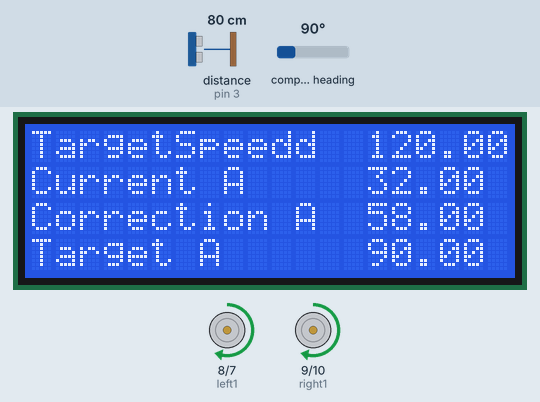
Simulated run of this sketch. Board: Arduino Uno, built with avr-gcc and run on an emulated ATmega328P. Shown: 20×4 character LCD, motor-driver pin pairs drawn as motors (green arrow = first pin HIGH = forward, orange = second pin HIGH = backward, longer = more drive, scaled by the enable pin). Wiring (inferred from the names in the program): ultrasonic range finder: trigger pin 4; echo pin 3; QMC5883L compass at I2C address 0x0D; MPU-6050 motion sensor at I2C address 0x68. Inputs (shaded band) come from the test bench; at power-on: compass heading 90°, distance to the obstacle (sensor on pin 3) 80 cm. The echo pulse lasts 58.3 µs per cm; what the sketch prints to the serial monitor is not drawn.

Above: at 2.3 s.
2.4 s: compass heading set to 180°
At 3.3 s:
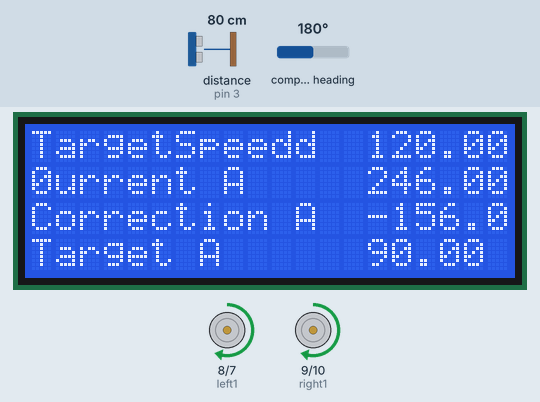
4.1 s: compass heading set to 7°
At 5.5 s:
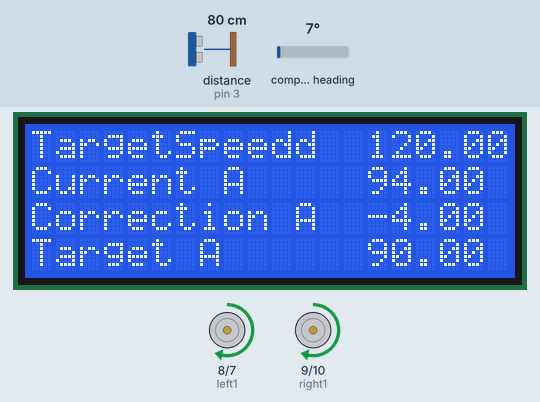
5.9 s: compass heading set to 269°
At 7.2 s:
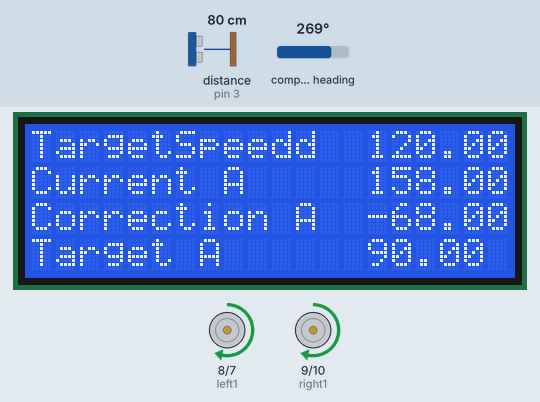
Timing chart, 0 to 8.9 s (numbered marks = the images above; inputs shaded):
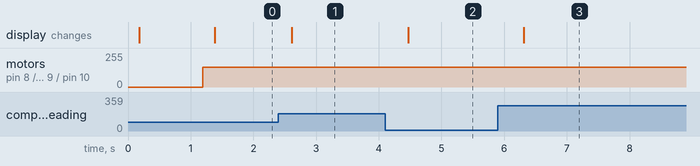

The sketch:

mazeControl.ino
```cpp
/*   Drive Control 2
By Chris Fischer
Based on Drive Control -- same principal, but cleaned up
Read data from serial and use to control direction and speed.
Direction is compared to a MPU6050 6 axis accelerometer
Nominal speed is controlled by motor PWM controls

Speed is coded as 10xxx where xxx is speed (max 255)
Angle is coded as 20xxx where xxx is the target angle (0-359)

Ascii values should be sent with '<' and '>' as start and end
characters, respectively.

So a speed of 155 should use the ascii string
<10155>
An angle of 97 should use the ascii string
<20097>

*/
#include "Setup.h"
/*
float currentAngle; //if MPU6050 is flat, angle = Z = yaw
float targetAngle = 0;
float deltaAngle;
int targetSpeed = 0;
int speedCorrection;
int correctionAngle;
float angleTolerance = 7.0;*/


void loop() {
  currentAngle = readCompassAzimuth();
  time=millis();
  targetSpeed=120;
  targetAngle=90;
  //correctionAngle = 90;
  moveControl();
  /*
  if(time>10000){
    moveControl();
  }else{
    stopCar();
  }
  */
    /*digitalWrite(rightEnable,HIGH);
    digitalWrite(leftEnable,HIGH);
    analogWrite(right1, 255);
    analogWrite(right2, 0);
    analogWrite(left2, 255);
    analogWrite(left1, 0);*/

  // compare current speed and direction to target speed and direction
  // if they don't match, call moveContol
  lcdStatus(spdCol,spdRow,"TargetSpeed",float(targetSpeed));
  lcdStatus(actCol,actRow,"Current A",float(currentAngle));
  lcdStatus(corrCol,corrRow,"Correction A",float(correctionAngle));
  lcdStatus(tarCol,tarRow,"Target A",float(targetAngle));

  digitalWrite(trigPin, LOW);
	delayMicroseconds(2);
	digitalWrite(trigPin, HIGH);
	delayMicroseconds(10);
	digitalWrite(trigPin, LOW);
  duration = pulseIn(echoPin, HIGH);
  distance = (duration*.0343)/2;
  //Serial.print("Distance: ");
	Serial.println(distance);
	delay(100);


  }
```

Setup.h
```cpp
//#include <Adafruit_MPU6050.h>
//#include <Adafruit_Sensor.h>
#include <Wire.h>  // I2C communication
#include <LiquidCrystal_I2C.h>  // librar for I2C 2 row x 16 column LCD
LiquidCrystal_I2C lcd(0x27,20,4);  // set the LCD address to 0x27 for a 20 column and 4 line display

const int echoPin=3;
const int trigPin=4;
float duration, distance;

const int baudRate = 9600;
long time;
// const int baudRate = 115200;

// accelerometer variables
const int MPU = 0x68; // MPU6050 I2C address
float AccX, AccY, AccZ; //linear acceleration
//float GyroX, GyroY, GyroZ; //angular velocity
//float accAngleX, accAngleY, gyroAngleX, gyroAngleY, gyroAngleZ; //used in void loop()
//float roll, pitch, yaw;
float AccErrorX, AccErrorY, GyroErrorX, GyroErrorY, GyroErrorZ;

float elapsedTime, currentTime, previousTime;
int c = 0;
float proportionalRate = .1; //speed adjustment per degree of error
float maxRate = 120;
long int maxDuration = 600000;  // run duration in ms

const int maxSpeed = 180; //max PWM value written to motor speed pin. It is typically 255.
const int minSpeed = 150; //min PWM value at which motor moves

float currentAngle; //if MPU6050 is flat, angle = Z = yaw
float targetAngle = 0;
float deltaAngle;
int targetSpeed = 0;
int speedCorrection;
int correctionAngle;
float angleTolerance = 10;
int dataIsSpeed = 0;
int dataIsAngle = 0;
// lcd display variables
int spdRow=0, spdCol=14, tarRow=3,tarCol=14,actRow=1,actCol=14, corrRow=2, corrCol=14;


// for an H bridge with single pin direction control, use only pins left1 and right1
//const int left1 = 4;  //for L298N control
const int left1 = 8; // MD20A control
const int left2 = 7;     // ignored in MD20A
//const int right1 = 7;   // for L298n control
const int right1 = 9;  // for MD20A
const int right2 = 10;    // ignored in MD20A

//int rightForward = 10; //7
//int rightReverse = 9; //6
//int rightEnable = 11; //3

//int leftReverse = 8; //7
//int leftForward = 7; //6
//int leftEnable = 6; //3


// const int leftSpeed = 10;  // L298N
const int leftEnable = 6;      // MD20A
// const int rightSpeed = 11;   //L298N
const int rightEnable = 11;   // MD20A

int leftSpeedVal, rightSpeedVal;

// *** variables for new readSerial2.h
const byte buffSize = 40;
char inputBuffer[buffSize];
const char startMarker = '<';
const char endMarker = '>';
byte bytesRecvd = 0;
boolean readInProgress = false;
boolean newDataFromPC = false;
long int readValue, actValue; // maximum value of an standard integer is 32767.
char messageFromPC[buffSize] = {0};

// **** end new variable block

//#include "gyro.h"
#include "movement.h"
//#include "readSerial.h"
//#include "readSerial2.h"


// delaring variables for readSerial3 library
const byte numChars = 32;
char receivedChars[numChars];
boolean newData = false;
#include "readSerial3.h"   // read serial function from arduino website
#include "compassRead.h"   // read azimuth angle from compass chip
#include "LCDStatus.h"     // library to write to LCD display


const int buttonPin = 2;

void setup() {
  pinMode(trigPin, OUTPUT);
	pinMode(echoPin, INPUT);

  time=millis();
  Serial.begin(baudRate);
  //Serial.println("started");
  // setup I2C communication with accelerometer
  Wire.begin();                      // Initialize comunication
  Wire.beginTransmission(MPU);       // Start communication with MPU6050 // MPU=0x68
  Wire.write(0x6B);                  // Talk to the register 6B
  Wire.write(0x00);                  // Make reset - place a 0 into the 6B register
  Wire.endTransmission(true);        //end the transmission
  // Call this function if you need to get the IMU error values for your module
 // calculateError();
  // initialize compass - define I2S and error
  compassSetup();
  // get the initial compass angle
  currentAngle = readCompassAzimuth();

  pinMode(right1, OUTPUT);
  digitalWrite(right1,LOW);
  pinMode(right2, OUTPUT);
  digitalWrite(right2,LOW);
  pinMode(rightEnable, OUTPUT);

  pinMode(left1, OUTPUT);
  digitalWrite(left1,LOW);
  pinMode(left2, OUTPUT);
  digitalWrite(left2,LOW);
  pinMode(leftEnable, OUTPUT);


  // setup LCD Display
  lcd.init();
  lcd.clear();
  lcd.backlight();      // Make sure backlight is on

  pinMode(buttonPin,INPUT);   // start button on Aduino
  Serial.println("<Arduino is ready>");
  analogWrite(leftEnable, 100);
  analogWrite(rightEnable, 100);
  //spdRow = 0;
  //lcd.setCursor(0,spdRow);
  //lcd.print("Target speed");
  //spdCol = 14;
  //lcd.setCursor(spdCol,spdRow);
  //lcd.print(targetSpeed);
  lcdStatus(14,0,"Target speed", float(targetSpeed));
  lcdStatus(14,1,"Current A", float(currentAngle));
  lcdStatus(14,2,"Correction A",float(correctionAngle));
  targetAngle = currentAngle + correctionAngle;
  //lcd.print(targetAngle);
  lcdStatus(14,3,"Target A ",float(targetAngle));
  delay(1000);


}
```

compassRead.h
```cpp
// developed as CompasAzimuthWithCorrection
// converted to a library to incorporate into DriveControl
//  Chris Fischer November 27, 2024

#include <Wire.h> //I2C Arduino Library
//uncomment the max and min values.   Rotate the compass chip throug
// 360 degrees plus vertical.   Record the max, and min.   Calculate the
// average.   Enter the averages as offset values.
// program assumes board is oriented horizontally (xz plane).


#define addr 0x0D //I2C Address for The HMC5883
//#define addr 0x1C
int xMax = -9999, yMax = -9999, zMax = -9999;
int xMin = 9999, yMin = 9999, zMin = 9999;
//int xOffset = 3228, yOffset = 1403, zOffset = 1369;
int xOffset = -1482, yOffset = -1151, zOffset = 684;

int compassZero = 0;

void compassSetup() {
  int readCompassAzimuth();

  Serial.begin(9600);
  Wire.begin();


  Wire.beginTransmission(addr); //start talking
  Wire.write(0x0B); // Tell the HMC5883 to Continuously Measure
  Wire.write(0x01); // Set the Register
  Wire.endTransmission();
  Wire.beginTransmission(addr); //start talking
  Wire.write(0x09); // Tell the HMC5883 to Continuously Measure
  Wire.write(0x1D); // Set the Register
  Wire.endTransmission();
  compassZero = readCompassAzimuth();
}

int readCompassAzimuth() {

  int x, y, z, a; //triple axis data

  //Tell the HMC what regist to begin writing data into


  Wire.beginTransmission(addr);
  Wire.write(0x00); //start with register 3.
  Wire.endTransmission();

  //Read the data.. 2 bytes for each axis.. 6 total bytes
  Wire.requestFrom(addr, 6);
  delay(10);
  if (6 <= Wire.available()) {
    x = Wire.read(); //MSB  x
    x |= Wire.read() << 8; //LSB  x)
    z = Wire.read(); //MSB  z
    z |= Wire.read() << 8; //LSB z
    y = Wire.read(); //MSB y
    y |= Wire.read() << 8; //LSB y

    x = x - xOffset;
    y = y - yOffset;
    z = z - zOffset;


/*
// record max and min values for calibration
    if(x > xMax){xMax = x;}
    if(x < xMin){xMin = x;}
    if(y > yMax){yMax = y;}
    if(y < yMin){yMin = y;}
    if(z > zMax){zMax = z;}
    if(z < zMin){zMin = z;}
  Serial.print("X max: ");
  Serial.println(xMax);
  Serial.print("X min: ");
  Serial.println(xMin);
  Serial.print("Y max: ");
  Serial.println(yMax);
  Serial.print("Y min: ");
  Serial.println(yMin);
  Serial.print("Z max: ");
  Serial.println(zMax);
  Serial.print("Z min: ");
  Serial.println(zMin);

   //uncomment to calibrate
  Serial.print("Xavg: ");
  Serial.println((xMax+xMin)/2.0);
  Serial.print("Yavg: ");
  Serial.println((yMax+yMin)/2.0);
  Serial.print("Zavg: ");
  Serial.println((zMax+zMin)/2.0);
*/
  }


  // Show Values
  /*
  Serial.print("\nX/Y/Z values: ");
  Serial.print(x - xOffset);
  Serial.print(", ");
  Serial.print(y-yOffset);
  Serial.print(", ");
  Serial.print(z - zOffset);
 */

  a = int(atan2(double(x),double(z))*180.000/3.1415);
  //a = int(atan2(double(y),double(x))*180.000/3.1415);
  //a = a - compassZero;
  if(a < 0){a = 360 + a;}

  Serial.print("A Value: ");
  Serial.println(a);
  Serial.println(" ");
  //delay(1000);

  return(a);


}


// developed as CompasAzimuthWithCorrection
// converted to a library to incorporate into DriveControl
//  Chris Fischer November 27, 2024
/*
#include <Wire.h> //I2C Arduino Library
//uncomment the max and min values.   Rotate the compass chip throug
// 360 degrees plus vertical.   Record the max, and min.   Calculate the
// average.   Enter the averages as offset values.
// program assumes board is oriented horizontally (xz plane).


#define addr 0x0D //I2C Address for The HMC5883
//#define addr 0x1C
int xMax = -9999, yMax = -9999, zMax = -9999;
int xMin = 9999, yMin = 9999, zMin = 9999;
//int xOffset = 3228, yOffset = 1403, zOffset = 1369;
int xOffset = -3562, yOffset = -793, zOffset = -367;

int compassZero = 0;

void compassSetup() {
  int readCompassAzimuth();

  Serial.begin(9600);
  Wire.begin();


  Wire.beginTransmission(addr); //start talking
  Wire.write(0x0B); // Tell the HMC5883 to Continuously Measure
  Wire.write(0x01); // Set the Register
  Wire.endTransmission();
  Wire.beginTransmission(addr); //start talking
  Wire.write(0x09); // Tell the HMC5883 to Continuously Measure
  Wire.write(0x1D); // Set the Register
  Wire.endTransmission();
  compassZero = readCompassAzimuth();
}

int readCompassAzimuth() {

  int x, y, z, a; //triple axis data

  //Tell the HMC what regist to begin writing data into


  Wire.beginTransmission(addr);
  Wire.write(0x00); //start with register 3.
  Wire.endTransmission();

  //Read the data.. 2 bytes for each axis.. 6 total bytes
  Wire.requestFrom(addr, 6);
  delay(10);
  if (6 <= Wire.available()) {
    x = Wire.read(); //MSB  x
    x |= Wire.read() << 8; //LSB  x)
    z = Wire.read(); //MSB  z
    z |= Wire.read() << 8; //LSB z
    y = Wire.read(); //MSB y
    y |= Wire.read() << 8; //LSB y

    x = x - xOffset;
    y = y - yOffset;
    z = z - zOffset;


// record max and min values for calibration
    if(x > xMax){xMax = x;}
    if(x < xMin){xMin = x;}
    if(y > yMax){yMax = y;}
    if(y < yMin){yMin = y;}
    if(z > zMax){zMax = z;}
    if(z < zMin){zMin = z;}
  Serial.print("X max: ");
  Serial.println(xMax);
  Serial.print("X min: ");
  Serial.println(xMin);
  Serial.print("Y max: ");
  Serial.println(yMax);
  Serial.print("Y min: ");
  Serial.println(yMin);
  Serial.print("Z max: ");
  Serial.println(zMax);
  Serial.print("Z min: ");
  Serial.println(zMin);

   //uncomment to calibrate
  Serial.print("Xavg: ");
  Serial.println((xMax+xMin)/2.0);
  Serial.print("Yavg: ");
  Serial.println((yMax+yMin)/2.0);
  Serial.print("Zavg: ");
  Serial.println((zMax+zMin)/2.0);


  }

  // Show Values
  Serial.print("\nX/Y/Z values: ");
  Serial.print(x - xOffset);
  Serial.print(", ");
  Serial.print(y-yOffset);
  Serial.print(", ");
  Serial.print(z - zOffset);

  a = int(atan2(double(x),double(y))*180.000/3.1415);
  //a = int(atan2(double(y),double(x))*180.000/3.1415);
  //a = a - compassZero;
  if(a < 0){a = 360 + a;}

  /*Serial.print("A Value: ");
  Serial.println(a);
  Serial.println(" ");
  //delay(1000);

  return(a);


}
*/
```

movement.h
```cpp
/*   Available functions
moveControl() is the primary function
driving() - manages wheel speed while driving forward
controlSpeed() - adjusts correction speed differential proportional to delta angle.  Called by driving()
rotate() - rotates robot when not moving
changeSpeed() - manages minimum and maximum PWM settings


*/


void forward();
void left();
void right();
void driving();
void controlSpeed();
void rotate();
int changeSpeed (int motorSpeed, int increment);
void forward();
void left();
void right();
void stopCar();
void moveControl();
int findTargetAngle(int currentAngle,int correction);
int findCorrectionAngle(int currentAngle, int targetAngle);

void moveControl(){
 // readAcceleration();
  previousTime = currentTime;
  currentTime = micros();
  elapsedTime = (currentTime - previousTime) / 1000000;

  //uncomment to use accelerometer integrated Azimuth / yaw angle
  /*readGyro();
  GyroX -= GyroErrorX;
  GyroY -= GyroErrorY;
  GyroZ -= GyroErrorZ;
  yaw += GyroZ * elapsedTime;
  currentAngle = yaw;*/
  //uncomment to use compass Azimuth / yaw angle
  //currentAngle = float(readCompass());

  //Serial.print("Current Angle = ");Serial.println(currentAngle);

  if(targetSpeed == 0){
    rotate();
    } else{
     driving();
    }
  }


  // rewritten driving() function by Chris Fischer

  void driving(){   // called my moveControl
  forward();   // sets forward & reverse pins appropriately on H bridge
	//correctionAngle = targetAngle - currentAngle;
  correctionAngle = findCorrectionAngle(currentAngle, targetAngle);
	// temporarily comment out speed correction to test straight drive
  //speedCorrection = int(correctionAngle * proportionalRate);
  speedCorrection = 0;

	rightSpeedVal = targetSpeed + speedCorrection;
	if(rightSpeedVal > maxSpeed)
		{rightSpeedVal = maxSpeed;}
	else if(rightSpeedVal < minSpeed)
		{rightSpeedVal = minSpeed;}

	leftSpeedVal = targetSpeed - speedCorrection;
	if(leftSpeedVal > maxSpeed)
		{leftSpeedVal = maxSpeed;}
	else if (leftSpeedVal < minSpeed)
		{leftSpeedVal = minSpeed;}
	analogWrite(rightEnable,rightSpeedVal);
  analogWrite(leftEnable,leftSpeedVal);
  delay(100);
  }

void rotate (){//called by void loop(), which isDriving = false
  //correctionAngle = round(targetAngle - currentAngle);
  correctionAngle = findCorrectionAngle(currentAngle, targetAngle);

  //Serial.print("correctionAngle = "); Serial.println(correctionAngle);
  int targetZRate; // targetGyroZ is amount of yaw, regardless of  using Gyro or compass

  if (abs(correctionAngle) <= angleTolerance){
    stopCar();
  } else {
    if (correctionAngle > 0) { //turn left
      left();  // left and right set direction pins but not PWM motor speed
    } else if (correctionAngle < 0) {//turn right
      right();
    }

    //setting up propoertional control, see Step 3 on the website
    // target Z rate - wheel speed for rotation
    if (abs(correctionAngle) > 30){
      targetZRate = 60;
    } else {
      delay(100);
      targetZRate = proportionalRate * abs(correctionAngle);
    }

    if (round(correctionAngle) == 0){
      ;
    } else if (targetZRate > 0){
      leftSpeedVal = changeSpeed(leftSpeedVal, +targetZRate);
    } else {
      leftSpeedVal = changeSpeed(leftSpeedVal, -targetZRate);
    }
    rightSpeedVal = leftSpeedVal;


    analogWrite(rightEnable,rightSpeedVal);
    analogWrite(leftEnable,leftSpeedVal);
    delay(50);
    analogWrite(rightEnable,0);
    analogWrite(leftEnable,0);


    //analogWrite(rightSpeed, rightSpeedVal);
    //analogWrite(leftSpeed, leftSpeedVal);*/
  }
}

int changeSpeed (int motorSpeed, int target){
  motorSpeed = target;
  if (motorSpeed > maxSpeed){ //to prevent motorSpeed from exceeding 255, which is a problem when using analogWrite
    motorSpeed = maxSpeed;
  } else if (motorSpeed < minSpeed){
    motorSpeed = minSpeed;
  }
  return motorSpeed;
}


void forward(){ //drives the car forward, assuming leftSpeedVal and rightSpeedVal are set high enough
  digitalWrite(rightEnable,HIGH);
  digitalWrite(leftEnable,HIGH);
  digitalWrite(right1, HIGH); //the right motor rotates FORWARDS when right1 is HIGH and right2 is LOW
  digitalWrite(right2, LOW);
  digitalWrite(left1, HIGH);
  digitalWrite(left2, LOW);
}

void left(){ //rotates the car left, assuming speed leftSpeedVal and rightSpeedVal are set high enough

  digitalWrite(right1, HIGH);
  digitalWrite(right2, LOW);
  digitalWrite(left1, LOW);
  digitalWrite(left2, HIGH);
}

void right(){
  digitalWrite(right1, LOW);
  digitalWrite(right2, HIGH);
  digitalWrite(left1, HIGH);
  digitalWrite(left2, LOW);
}

void stopCar(){
  digitalWrite(right1, LOW);
  digitalWrite(right2, LOW);
  digitalWrite(left1, LOW);
  digitalWrite(left2, LOW);
  analogWrite(rightEnable, 0);
  analogWrite(leftEnable, 0);
}

int findTargetAngle(int currentAngle,int correction){
  int targetAngle;
  targetAngle = currentAngle + correction;
  if (targetAngle >= 360){
    targetAngle = targetAngle - 360.0;
  }
  if (targetAngle < 0){
    targetAngle = targetAngle + 360.0;
  }
  return(targetAngle);
}

int findCorrectionAngle(int currentAngle, int targetAngle){
  int correctionAngle;
  correctionAngle = targetAngle - currentAngle;
  if (correctionAngle < -180){
    correctionAngle = correctionAngle + 360;
  }
  if (correctionAngle > 180){
    correctionAngle = correctionAngle - 360;
  }
  return(correctionAngle);
}
```

LCDStatus.h
```cpp
void lcdStatus(int col,int row, char *label, float val1){

  lcd.setCursor(0,row);
  lcd.print(label);
  lcd.setCursor(col,row);
  lcd.print("      ");
  lcd.setCursor(col,row);
  lcd.print(val1);
  return;
}
```

Source omitted: readSerial3.h (1477 bytes)

Measured:
- after the input at 2.4 s, the display: changes after 0.21 s (image 1)
- after the input at 4.1 s, the display: changes after 0.37 s (image 2)
- after the input at 5.9 s, the display: changes after 0.41 s (image 3)
